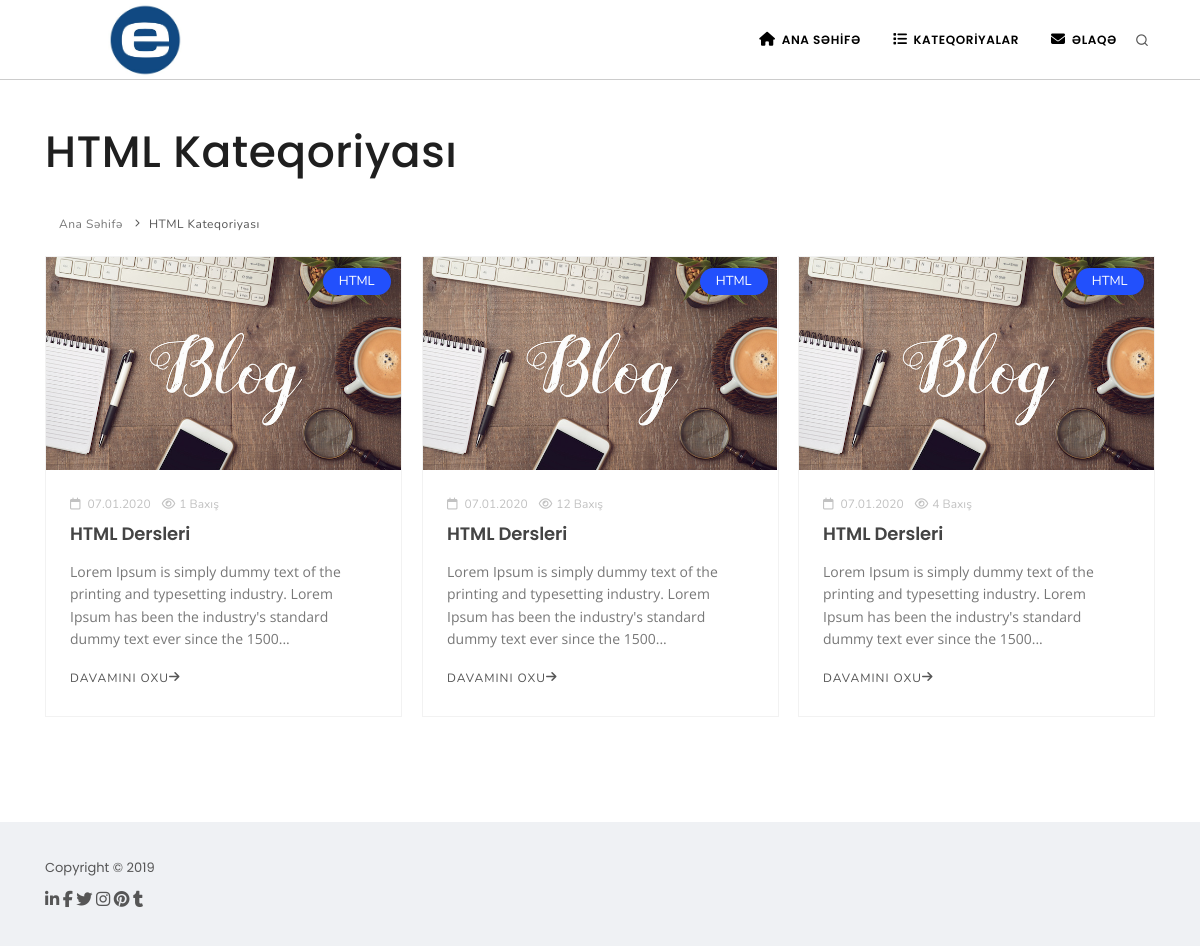
The app's page /categories.php?cat_chef=html with its own data.
### tables this page shows
CREATE TABLE IF NOT EXISTS `settings` (
  `id` int(11) NOT NULL AUTO_INCREMENT,
  `site_url` varchar(200) NOT NULL,
  `site_title` varchar(200) NOT NULL,
  `site_keyword` varchar(250) NOT NULL,
  `site_desc` varchar(250) NOT NULL,
  `site_location` text NOT NULL,
  `site_mail` varchar(200) NOT NULL,
  `site_logo` varchar(200) NOT NULL,
  `site_favicon` varchar(200) NOT NULL,
  `google_code` varchar(200) NOT NULL,
  `yandex_code` varchar(200) NOT NULL,
  `bing_code` varchar(200) NOT NULL,
  `analytics_code` mediumtext NOT NULL,
  `site_status` tinyint(1) NOT NULL,
  `site_location_status` tinyint(1) NOT NULL DEFAULT '1',
  PRIMARY KEY (`id`)
);

CREATE TABLE IF NOT EXISTS `categories` (
  `id` int(11) NOT NULL AUTO_INCREMENT,
  `cat_name` varchar(200) NOT NULL,
  `cat_chef` varchar(200) NOT NULL,
  `cat_keyword` varchar(200) NOT NULL,
  `cat_desc` varchar(300) NOT NULL,
  PRIMARY KEY (`id`)
);

CREATE TABLE IF NOT EXISTS `articles` (
  `text_id` int(11) NOT NULL AUTO_INCREMENT,
  `text_cat_id` int(11) NOT NULL,
  `text_title` varchar(200) NOT NULL,
  `text_chef` varchar(200) NOT NULL,
  `text_image` varchar(200) NOT NULL,
  `text_content` text NOT NULL,
  `text_tags` varchar(200) NOT NULL,
  `text_chef_tag` varchar(200) NOT NULL,
  `text_date` timestamp NOT NULL DEFAULT CURRENT_TIMESTAMP,
  `text_status` tinyint(1) NOT NULL DEFAULT '1',
  `text_show` int(11) NOT NULL DEFAULT '0',
  PRIMARY KEY (`text_id`)
);

### connect/dbcon.php (called while the page is built, shortened)
<?php
     try
     {
     	$db=new PDO("mysql:host=localhost;port=3308;dbname=blogsite;charset=utf8","root","");
     	$db->query("SET CHARACTER SET UTF8");
     	$db->query("SET NAMES UTF8");
     }
     catch (Exception $e)
     {
     	echo $e->getMessage();
     	die();
     }
     $settings=$db->prepare("SELECT * FROM settings");
     $settings->execute();
     $a_row=$settings->fetch(PDO::FETCH_OBJ);
 ?>

### connect/function.php (called while the page is built, shortened)
<?php
require_once 'dbcon.php';
?>

### categories.php (the view, shortened to what this page needs)
<?php
include("inc/header.php"); ?>
<?php
include("inc/menu.php");
$s=@intval($_GET['s']);
if(!$s)
{
	$s=1;
}
$cat=strip_tags($_GET['cat_chef']);
$category=$db->prepare("SELECT * FROM categories WHERE cat_chef=:cat_chef");
$category->execute([':cat_chef'=>$cat]);
if($category->rowCount())
{
  $cat_row=$category->fetch(PDO::FETCH_OBJ);
}
else
{
	header('location:'.$a_row->site_url);
}
?>
<section id="page-content">
	<div class="container">
		<div class="page-title">
			<h1><?php echo $cat_row->cat_name;?> Kateqoriyası</h1>
			<div class="breadcrumb float-left">
				<ul>
					<li><a href="#">Ana Səhifə</a></li>
					<li><a href="#"><?php echo $cat_row->cat_name;?> Kateqoriyası</a></li>
				</ul>
			</div>
		</div>
		<div id="blog" class="grid-layout post-3-columns m-b-30" data-item="post-item">
			<?php
			$lim=9;
			$show=$s*$lim-$lim;
			$request=$db->prepare("SELECT * FROM articles INNER JOIN categories ON categories.id=articles.text_cat_id WHERE text_status=:text_status AND text_cat_id=:cat ORDER BY text_date DESC LIMIT :show,:lim");
			$request->bindValue(":text_status",(int) 1, PDO::PARAM_INT);
			$request->bindValue(":cat",(int) $cat_row->id, PDO::PARAM_INT);
			$request->bindValue(":show",(int) $show, PDO::PARAM_INT);
			$request->bindValue(":lim",(int) $lim, PDO::PARAM_INT);
			$request->execute();
			if($request->rowCount()){
				foreach ($request as $row) {
					?>
					<div class="post-item border">
						<div class="post-item-wrap">
							<div class="post-image">
								<a href="<?php echo $a_row->site_url;?>/textdetails.php?text_chef=<?php echo $row['text_chef'];?>?id=<?php echo $row['text_id']?>">
									<img width="525px;" height="350px;" alt="<?php echo $row['text_title'];?>" src="images/<?php echo $row['text_image'];?>">
								</a>
								<span class="post-meta-category"><a href="<?php echo $a_row->site_url.'categories.php?cat_chef='.$row['cat_chef'];
								?>"><?php echo $row['cat_name'];?></a></span>
							</div>
							<div class="post-item-description">
								<span class="post-meta-date">
									<i class="fa fa-calendar-o"></i>
									<?php echo date('d.m.Y',strtotime($row['text_date']));?>
								</span>
								<span class="post-meta-comments">
									<a href=""><i class="fa fa-eye"></i><?php echo $row['text_show'];?> Baxış</a>
								</span>
								<h2>
									<a href="<?php echo $a_row->site_url;?>/textdetails.php?text_chef=<?php echo $row['text_chef'];?>?id=<?php echo $row['text_id']?>"><?php echo $row['text_title'];?></a>
								</h2>
								<p style="word-wrap: break-word;"><?php echo mb_substr($row['text_content'],0,150,'utf8').'...';?></p>
								<a href="<?php echo $a_row->site_url;?>/textdetails.php?text_chef=<?php echo $row['text_chef'];?>&id=<?php echo $row['text_id']?>" class="item-link">Davamını oxu<i class="fa fa-arrow-right"></i></a>
							</div>
						</div>
					</div>
					<?php
				}
				?>
			</div>
			<?php
		}
		else
		{
			echo "<div class='alert alert-danger'>Bu kateqoriyaya aid mövzu tapılmadı</div>";
		}
		?>
	</div>
</section>
<?php include("inc/footer.php"); ?>

### inc/menu.php (shortened to what this page needs)
<header id="header">
    <div class="header-inner" style="border-bottom: 1px solid #cccccc;">
        <div class="container">
            <div id="logo" style="margin-top: 3px;">
                <a href="<?php echo $a_row->site_url; ?>" class="logo" data-src-dark="images/<?php echo $a_row->site_logo; ?>"> <img style="width: 200px; height:74px;object-fit: contain;" src="<?php echo $a_row->site_url;?>/images/<?php echo $a_row->site_logo; ?>" alt="<?php echo $a_row->site_title;?>"> </a>
            </div>
                        <div class="header-extras">
                            <ul>
                               <li>
                                <a id="btn-search" href="#"> <i class="icon-search1"></i></a>
                            </li>
                        </ul>
                    </div>
                    <div id="mainMenu">
                        <div class="container">
                            <nav>
                                <ul>
                                    <li><a href="<?php echo $a_row->site_url; ?>"><i class="fa fa-home"></i>ANA SƏHİFƏ</a></li>
                                    <li class="dropdown"> <a href="#"><i class="fa fa-list"></i>KATEQORİYALAR</a>
                                </li>
                                <li><a href="contact.php"><i class="fa fa-envelope"></i>ƏLAQƏ</a></li>
                            </div>
                        </div>
</div>
</div>
</div>

### records on screen
settings: site_url+site_logo (picture)
categories: cat_name "HTML"
articles: text_image (picture), categories.cat_name "HTML", text_date "07.01.2020", text_show "1", text_title "HTML Dersleri", text_content "Lorem Ipsum is simply dummy text of the printing and typesetting industry. Lorem Ipsum has been the industry's standard dummy text ever since the 1500"
articles: text_image (picture), categories.cat_name "HTML", text_date "07.01.2020", text_show "12", text_title "HTML Dersleri", text_content "Lorem Ipsum is simply dummy text of the printing and typesetting industry. Lorem Ipsum has been the industry's standard dummy text ever since the 1500"
articles: text_image (picture), categories.cat_name "HTML", text_date "07.01.2020", text_show "4", text_title "HTML Dersleri", text_content "Lorem Ipsum is simply dummy text of the printing and typesetting industry. Lorem Ipsum has been the industry's standard dummy text ever since the 1500"
